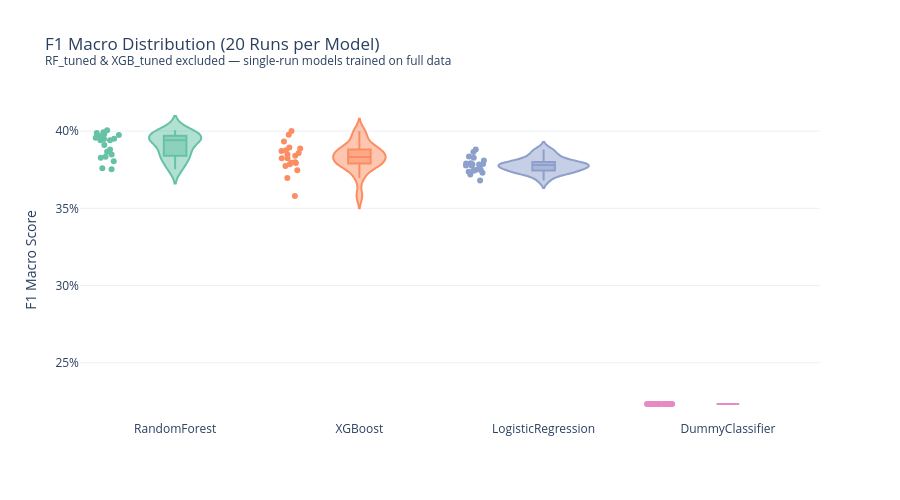

The code cell stored with this chart in its notebook:
### Code cell
# Filter to models with multiple runs only
multi_run_models = df_results.groupby('model').filter(lambda x: len(x) > 1)
 
fig2 = px.violin(
    multi_run_models, x='model', y='f1_macro', box=True, points='all',
    title=f'F1 Macro Distribution ({N_LOOPS} Runs per Model)<br>'
          f'<sup>RF_tuned & XGB_tuned excluded — single-run models trained on full data</sup>',  # ← CHANGED
    labels={'f1_macro': 'F1 Macro Score', 'model': ''},
    color='model',
    color_discrete_sequence=px.colors.qualitative.Set2,
    template='plotly_white',
    category_orders={'model': [m for m in model_order[::-1] if m in multi_run_models['model'].unique()]}
)
fig2.update_layout(yaxis_tickformat='.0%', showlegend=False, height=500)
show_and_save(fig2, "benchmark_f1_violin")

### Figure 1 — Plotly figure (JSON) as saved in the notebook; plotly's stock layout.template omitted (floating-point values rounded to 4 significant figures)
{"data": [{"alignmentgroup": "True", "box": {"visible": true}, "hovertemplate": "=%{x}<br>F1 Macro Score=%{y}<extra></extra>", "legendgroup": "RandomForest", "marker": {"color": "rgb(102,194,165)"}, "name": "RandomForest", "offsetgroup": "RandomForest", "orientation": "v", "points": "all", "scalegroup": "True", "showlegend": true, "type": "violin", "x": ["RandomForest", "RandomForest", "RandomForest", "RandomForest", "RandomForest", "RandomForest", "RandomForest", "RandomForest", "RandomForest", "RandomForest", "RandomForest", "RandomForest", "RandomForest", "RandomForest", "RandomForest", "RandomForest", "RandomForest", "RandomForest", "RandomForest", "RandomForest"], "x0": " ", "xaxis": "x", "y": [0.3753, 0.3942, 0.3951, 0.394, 0.3988, 0.3974, 0.3867, 0.3967, 0.3805, 0.3834, 0.3957, 0.3759, 0.3828, 0.391, 0.3993, 0.3949, 0.3881, 0.3848, 0.4006, 0.398], "y0": " ", "yaxis": "y"}, {"alignmentgroup": "True", "box": {"visible": true}, "hovertemplate": "=%{x}<br>F1 Macro Score=%{y}<extra></extra>", "legendgroup": "XGBoost", "marker": {"color": "rgb(252,141,98)"}, "name": "XGBoost", "offsetgroup": "XGBoost", "orientation": "v", "points": "all", "scalegroup": "True", "showlegend": true, "type": "violin", "x": ["XGBoost", "XGBoost", "XGBoost", "XGBoost", "XGBoost", "XGBoost", "XGBoost", "XGBoost", "XGBoost", "XGBoost", "XGBoost", "XGBoost", "XGBoost", "XGBoost", "XGBoost", "XGBoost", "XGBoost", "XGBoost", "XGBoost", "XGBoost"], "x0": " ", "xaxis": "x", "y": [0.358, 0.3977, 0.3876, 0.3774, 0.3887, 0.3825, 0.3794, 0.3824, 0.3872, 0.3746, 0.3933, 0.3786, 0.3795, 0.3849, 0.4002, 0.3799, 0.3859, 0.3697, 0.3841, 0.3895], "y0": " ", "yaxis": "y"}, {"alignmentgroup": "True", "box": {"visible": true}, "hovertemplate": "=%{x}<br>F1 Macro Score=%{y}<extra></extra>", "legendgroup": "LogisticRegression", "marker": {"color": "rgb(141,160,203)"}, "name": "LogisticRegression", "offsetgroup": "LogisticRegression", "orientation": "v", "points": "all", "scalegroup": "True", "showlegend": true, "type": "violin", "x": ["LogisticRegression", "LogisticRegression", "LogisticRegression", "LogisticRegression", "LogisticRegression", "LogisticRegression", "LogisticRegression", "LogisticRegression", "LogisticRegression", "LogisticRegression", "LogisticRegression", "LogisticRegression", "LogisticRegression", "LogisticRegression", "LogisticRegression", "LogisticRegression", "LogisticRegression", "LogisticRegression", "LogisticRegression", "LogisticRegression"], "x0": " ", "xaxis": "x", "y": [0.3719, 0.3882, 0.3776, 0.3784, 0.379, 0.3791, 0.3767, 0.3778, 0.3737, 0.3786, 0.3811, 0.3743, 0.373, 0.368, 0.3787, 0.3836, 0.3748, 0.3748, 0.3828, 0.3865], "y0": " ", "yaxis": "y"}, {"alignmentgroup": "True", "box": {"visible": true}, "hovertemplate": "=%{x}<br>F1 Macro Score=%{y}<extra></extra>", "legendgroup": "DummyClassifier", "marker": {"color": "rgb(231,138,195)"}, "name": "DummyClassifier", "offsetgroup": "DummyClassifier", "orientation": "v", "points": "all", "scalegroup": "True", "showlegend": true, "type": "violin", "x": ["DummyClassifier", "DummyClassifier", "DummyClassifier", "DummyClassifier", "DummyClassifier", "DummyClassifier", "DummyClassifier", "DummyClassifier", "DummyClassifier", "DummyClassifier", "DummyClassifier", "DummyClassifier", "DummyClassifier", "DummyClassifier", "DummyClassifier", "DummyClassifier", "DummyClassifier", "DummyClassifier", "DummyClassifier", "DummyClassifier"], "x0": " ", "xaxis": "x", "y": [0.2233, 0.2233, 0.2233, 0.2233, 0.2233, 0.2233, 0.2233, 0.2233, 0.2233, 0.2233, 0.2233, 0.2233, 0.2233, 0.2233, 0.2233, 0.2233, 0.2233, 0.2233, 0.2233, 0.2233], "y0": " ", "yaxis": "y"}], "layout": {"height": 500, "legend": {"title": {"text": ""}, "tracegroupgap": 0}, "showlegend": false, "title": {"text": "F1 Macro Distribution (20 Runs per Model)<br><sup>RF_tuned & XGB_tuned excluded — single-run models trained on full data</sup>"}, "violinmode": "overlay", "xaxis": {"anchor": "y", "categoryarray": ["RandomForest", "XGBoost", "LogisticRegression", "DummyClassifier"], "categoryorder": "array", "domain": [0, 1], "title": {"text": ""}}, "yaxis": {"anchor": "x", "domain": [0, 1], "tickformat": ".0%", "title": {"text": "F1 Macro Score"}}}}
